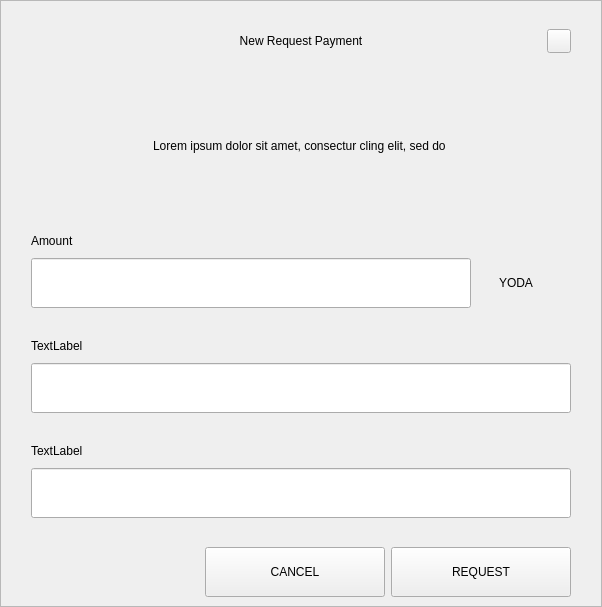
<?xml version="1.0" encoding="UTF-8"?>
<ui version="4.0">
 <class>RequestDialog</class>
 <widget class="QDialog" name="RequestDialog">
  <property name="geometry">
   <rect>
    <x>0</x>
    <y>0</y>
    <width>602</width>
    <height>607</height>
   </rect>
  </property>
  <property name="windowTitle">
   <string>Dialog</string>
  </property>
  <layout class="QVBoxLayout" name="verticalLayout_5">
   <property name="spacing">
    <number>0</number>
   </property>
   <property name="leftMargin">
    <number>0</number>
   </property>
   <property name="topMargin">
    <number>0</number>
   </property>
   <property name="rightMargin">
    <number>0</number>
   </property>
   <property name="bottomMargin">
    <number>0</number>
   </property>
   <item>
    <widget class="QFrame" name="frame">
     <property name="styleSheet">
      <string notr="true"/>
     </property>
     <property name="frameShape">
      <enum>QFrame::StyledPanel</enum>
     </property>
     <property name="frameShadow">
      <enum>QFrame::Raised</enum>
     </property>
     <layout class="QVBoxLayout" name="verticalLayout_4" stretch="1,0,0">
      <property name="spacing">
       <number>0</number>
      </property>
      <property name="leftMargin">
       <number>30</number>
      </property>
      <property name="topMargin">
       <number>20</number>
      </property>
      <property name="rightMargin">
       <number>30</number>
      </property>
      <property name="bottomMargin">
       <number>0</number>
      </property>
      <item>
       <layout class="QHBoxLayout" name="horizontalLayout_3">
        <property name="spacing">
         <number>0</number>
        </property>
        <item>
         <spacer name="horizontalSpacer_21">
          <property name="orientation">
           <enum>Qt::Horizontal</enum>
          </property>
          <property name="sizeHint" stdset="0">
           <size>
            <width>40</width>
            <height>20</height>
           </size>
          </property>
         </spacer>
        </item>
        <item>
         <widget class="QLabel" name="labelTitle">
          <property name="minimumSize">
           <size>
            <width>0</width>
            <height>40</height>
           </size>
          </property>
          <property name="maximumSize">
           <size>
            <width>16777215</width>
            <height>40</height>
           </size>
          </property>
          <property name="styleSheet">
           <string notr="true">padding-left:24px;</string>
          </property>
          <property name="text">
           <string>New Request Payment</string>
          </property>
          <property name="alignment">
           <set>Qt::AlignCenter</set>
          </property>
          <property name="margin">
           <number>7</number>
          </property>
         </widget>
        </item>
        <item>
         <spacer name="horizontalSpacer">
          <property name="orientation">
           <enum>Qt::Horizontal</enum>
          </property>
          <property name="sizeHint" stdset="0">
           <size>
            <width>40</width>
            <height>20</height>
           </size>
          </property>
         </spacer>
        </item>
        <item>
         <widget class="QPushButton" name="btnEsc">
          <property name="minimumSize">
           <size>
            <width>24</width>
            <height>24</height>
           </size>
          </property>
          <property name="maximumSize">
           <size>
            <width>24</width>
            <height>24</height>
           </size>
          </property>
          <property name="focusPolicy">
           <enum>Qt::NoFocus</enum>
          </property>
          <property name="text">
           <string/>
          </property>
         </widget>
        </item>
       </layout>
      </item>
      <item>
       <widget class="QStackedWidget" name="stack">
        <property name="minimumSize">
         <size>
          <width>540</width>
          <height>0</height>
         </size>
        </property>
        <property name="maximumSize">
         <size>
          <width>540</width>
          <height>16777215</height>
         </size>
        </property>
        <property name="currentIndex">
         <number>0</number>
        </property>
        <widget class="QWidget" name="page_1">
         <property name="minimumSize">
          <size>
           <width>540</width>
           <height>0</height>
          </size>
         </property>
         <property name="maximumSize">
          <size>
           <width>540</width>
           <height>16777215</height>
          </size>
         </property>
         <layout class="QVBoxLayout" name="layout1">
          <property name="spacing">
           <number>0</number>
          </property>
          <property name="leftMargin">
           <number>0</number>
          </property>
          <property name="topMargin">
           <number>0</number>
          </property>
          <property name="rightMargin">
           <number>0</number>
          </property>
          <property name="bottomMargin">
           <number>0</number>
          </property>
          <item>
           <spacer name="verticalSpacer_21">
            <property name="orientation">
             <enum>Qt::Vertical</enum>
            </property>
            <property name="sizeType">
             <enum>QSizePolicy::Fixed</enum>
            </property>
            <property name="sizeHint" stdset="0">
             <size>
              <width>20</width>
              <height>30</height>
             </size>
            </property>
           </spacer>
          </item>
          <item alignment="Qt::AlignHCenter">
           <widget class="QLabel" name="labelMessage">
            <property name="minimumSize">
             <size>
              <width>400</width>
              <height>50</height>
             </size>
            </property>
            <property name="text">
             <string>Lorem ipsum dolor sit amet, consectur cling elit, sed do </string>
            </property>
            <property name="alignment">
             <set>Qt::AlignCenter</set>
            </property>
            <property name="wordWrap">
             <bool>true</bool>
            </property>
           </widget>
          </item>
          <item alignment="Qt::AlignBottom">
           <widget class="QWidget" name="containerAmount" native="true">
            <layout class="QVBoxLayout" name="verticalLayout">
             <property name="spacing">
              <number>9</number>
             </property>
             <property name="leftMargin">
              <number>0</number>
             </property>
             <property name="topMargin">
              <number>0</number>
             </property>
             <property name="rightMargin">
              <number>0</number>
             </property>
             <property name="bottomMargin">
              <number>0</number>
             </property>
             <item>
              <widget class="QLabel" name="labelSubtitleAmount">
               <property name="minimumSize">
                <size>
                 <width>350</width>
                 <height>16</height>
                </size>
               </property>
               <property name="maximumSize">
                <size>
                 <width>16777215</width>
                 <height>16</height>
                </size>
               </property>
               <property name="text">
                <string>Amount</string>
               </property>
              </widget>
             </item>
             <item alignment="Qt::AlignTop">
              <widget class="QWidget" name="layoutAmount" native="true">
               <layout class="QHBoxLayout" name="horizontalLayout" stretch="2,0">
                <property name="spacing">
                 <number>0</number>
                </property>
                <property name="leftMargin">
                 <number>0</number>
                </property>
                <property name="topMargin">
                 <number>0</number>
                </property>
                <property name="rightMargin">
                 <number>0</number>
                </property>
                <property name="bottomMargin">
                 <number>0</number>
                </property>
                <item>
                 <widget class="QLineEdit" name="lineEditAmount">
                  <property name="minimumSize">
                   <size>
                    <width>0</width>
                    <height>50</height>
                   </size>
                  </property>
                  <property name="maximumSize">
                   <size>
                    <width>16777215</width>
                    <height>50</height>
                   </size>
                  </property>
                 </widget>
                </item>
                <item>
                 <widget class="QWidget" name="comboContainer" native="true">
                  <property name="minimumSize">
                   <size>
                    <width>100</width>
                    <height>50</height>
                   </size>
                  </property>
                  <property name="maximumSize">
                   <size>
                    <width>16777215</width>
                    <height>50</height>
                   </size>
                  </property>
                  <layout class="QHBoxLayout" name="horizontalLayout_31">
                   <property name="spacing">
                    <number>0</number>
                   </property>
                   <property name="leftMargin">
                    <number>0</number>
                   </property>
                   <property name="topMargin">
                    <number>0</number>
                   </property>
                   <property name="rightMargin">
                    <number>10</number>
                   </property>
                   <property name="bottomMargin">
                    <number>0</number>
                   </property>
                   <item>
                    <widget class="QLabel" name="comboBoxCoin">
                     <property name="text">
                      <string>YODA</string>
                     </property>
                     <property name="alignment">
                      <set>Qt::AlignCenter</set>
                     </property>
                    </widget>
                   </item>
                  </layout>
                 </widget>
                </item>
               </layout>
              </widget>
             </item>
            </layout>
           </widget>
          </item>
          <item>
           <spacer name="verticalSpacer_31">
            <property name="orientation">
             <enum>Qt::Vertical</enum>
            </property>
            <property name="sizeType">
             <enum>QSizePolicy::Fixed</enum>
            </property>
            <property name="sizeHint" stdset="0">
             <size>
              <width>20</width>
              <height>30</height>
             </size>
            </property>
           </spacer>
          </item>
          <item>
           <layout class="QVBoxLayout" name="verticalLayoutLabel">
            <property name="spacing">
             <number>9</number>
            </property>
            <item>
             <widget class="QLabel" name="labelSubtitleLabel">
              <property name="minimumSize">
               <size>
                <width>0</width>
                <height>16</height>
               </size>
              </property>
              <property name="maximumSize">
               <size>
                <width>16777215</width>
                <height>16</height>
               </size>
              </property>
              <property name="text">
               <string>TextLabel</string>
              </property>
             </widget>
            </item>
            <item>
             <widget class="QLineEdit" name="lineEditLabel">
              <property name="minimumSize">
               <size>
                <width>0</width>
                <height>50</height>
               </size>
              </property>
              <property name="maximumSize">
               <size>
                <width>16777215</width>
                <height>50</height>
               </size>
              </property>
             </widget>
            </item>
           </layout>
          </item>
          <item>
           <spacer name="verticalSpacer_34">
            <property name="orientation">
             <enum>Qt::Vertical</enum>
            </property>
            <property name="sizeType">
             <enum>QSizePolicy::Fixed</enum>
            </property>
            <property name="sizeHint" stdset="0">
             <size>
              <width>20</width>
              <height>30</height>
             </size>
            </property>
           </spacer>
          </item>
          <item>
           <layout class="QVBoxLayout" name="verticalLayoutDescription">
            <property name="spacing">
             <number>9</number>
            </property>
            <item>
             <widget class="QLabel" name="labelSubtitleDescription">
              <property name="minimumSize">
               <size>
                <width>0</width>
                <height>16</height>
               </size>
              </property>
              <property name="maximumSize">
               <size>
                <width>16777215</width>
                <height>16</height>
               </size>
              </property>
              <property name="text">
               <string>TextLabel</string>
              </property>
             </widget>
            </item>
            <item>
             <widget class="QLineEdit" name="lineEditDescription">
              <property name="minimumSize">
               <size>
                <width>0</width>
                <height>50</height>
               </size>
              </property>
              <property name="maximumSize">
               <size>
                <width>16777215</width>
                <height>50</height>
               </size>
              </property>
             </widget>
            </item>
            <item>
             <spacer name="verticalSpacer_4">
              <property name="orientation">
               <enum>Qt::Vertical</enum>
              </property>
              <property name="sizeType">
               <enum>QSizePolicy::Fixed</enum>
              </property>
              <property name="sizeHint" stdset="0">
               <size>
                <width>20</width>
                <height>20</height>
               </size>
              </property>
             </spacer>
            </item>
           </layout>
          </item>
         </layout>
        </widget>
        <widget class="QWidget" name="page_2">
         <layout class="QVBoxLayout" name="layout2">
          <item>
           <spacer name="verticalSpacer_5">
            <property name="orientation">
             <enum>Qt::Vertical</enum>
            </property>
            <property name="sizeType">
             <enum>QSizePolicy::Fixed</enum>
            </property>
            <property name="sizeHint" stdset="0">
             <size>
              <width>20</width>
              <height>50</height>
             </size>
            </property>
           </spacer>
          </item>
          <item alignment="Qt::AlignHCenter">
           <widget class="QLabel" name="labelQrImg">
            <property name="minimumSize">
             <size>
              <width>260</width>
              <height>260</height>
             </size>
            </property>
            <property name="maximumSize">
             <size>
              <width>260</width>
              <height>260</height>
             </size>
            </property>
            <property name="text">
             <string/>
            </property>
            <property name="alignment">
             <set>Qt::AlignCenter</set>
            </property>
           </widget>
          </item>
          <item>
           <spacer name="verticalSpacer_2">
            <property name="orientation">
             <enum>Qt::Vertical</enum>
            </property>
            <property name="sizeType">
             <enum>QSizePolicy::Fixed</enum>
            </property>
            <property name="sizeHint" stdset="0">
             <size>
              <width>20</width>
              <height>30</height>
             </size>
            </property>
           </spacer>
          </item>
          <item alignment="Qt::AlignHCenter">
           <widget class="QLabel" name="labelAddress">
            <property name="text">
             <string>D7VFR83SQbiezrW72hjcWJtcfip5krte2Z </string>
            </property>
           </widget>
          </item>
          <item>
           <spacer name="verticalSpacer_32">
            <property name="orientation">
             <enum>Qt::Vertical</enum>
            </property>
            <property name="sizeType">
             <enum>QSizePolicy::Expanding</enum>
            </property>
            <property name="sizeHint" stdset="0">
             <size>
              <width>20</width>
              <height>20</height>
             </size>
            </property>
           </spacer>
          </item>
          <item>
           <layout class="QHBoxLayout" name="horizontal">
            <property name="leftMargin">
             <number>20</number>
            </property>
            <property name="rightMargin">
             <number>20</number>
            </property>
            <property name="bottomMargin">
             <number>20</number>
            </property>
            <item>
             <spacer name="horizontalSpacer_4">
              <property name="orientation">
               <enum>Qt::Horizontal</enum>
              </property>
              <property name="sizeHint" stdset="0">
               <size>
                <width>40</width>
                <height>20</height>
               </size>
              </property>
             </spacer>
            </item>
            <item>
             <widget class="QPushButton" name="btnCopyAddress">
              <property name="minimumSize">
               <size>
                <width>180</width>
                <height>50</height>
               </size>
              </property>
              <property name="text">
               <string>COPY ADDRESS</string>
              </property>
             </widget>
            </item>
            <item>
             <widget class="QPushButton" name="btnCopyUrl">
              <property name="minimumSize">
               <size>
                <width>180</width>
                <height>50</height>
               </size>
              </property>
              <property name="text">
               <string>COPY URL</string>
              </property>
             </widget>
            </item>
            <item>
             <spacer name="horizontalSpacer_2">
              <property name="orientation">
               <enum>Qt::Horizontal</enum>
              </property>
              <property name="sizeHint" stdset="0">
               <size>
                <width>40</width>
                <height>20</height>
               </size>
              </property>
             </spacer>
            </item>
           </layout>
          </item>
         </layout>
        </widget>
       </widget>
      </item>
      <item>
       <widget class="QWidget" name="buttonsStack" native="true">
        <layout class="QHBoxLayout" name="horizontalLayout_5">
         <property name="leftMargin">
          <number>20</number>
         </property>
         <property name="rightMargin">
          <number>0</number>
         </property>
         <item>
          <spacer name="horizontalSpacer_41">
           <property name="orientation">
            <enum>Qt::Horizontal</enum>
           </property>
           <property name="sizeHint" stdset="0">
            <size>
             <width>40</width>
             <height>20</height>
            </size>
           </property>
          </spacer>
         </item>
         <item>
          <widget class="QPushButton" name="btnCancel">
           <property name="minimumSize">
            <size>
             <width>180</width>
             <height>50</height>
            </size>
           </property>
           <property name="focusPolicy">
            <enum>Qt::NoFocus</enum>
           </property>
           <property name="text">
            <string>CANCEL</string>
           </property>
          </widget>
         </item>
         <item>
          <widget class="QPushButton" name="btnSave">
           <property name="minimumSize">
            <size>
             <width>180</width>
             <height>50</height>
            </size>
           </property>
           <property name="focusPolicy">
            <enum>Qt::NoFocus</enum>
           </property>
           <property name="text">
            <string>REQUEST</string>
           </property>
          </widget>
         </item>
        </layout>
       </widget>
      </item>
     </layout>
    </widget>
   </item>
  </layout>
 </widget>
 <resources/>
 <connections/>
</ui>
